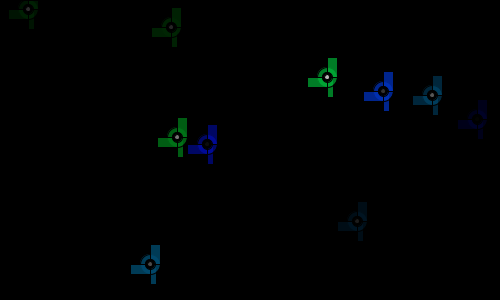
Frame 1 (no input)
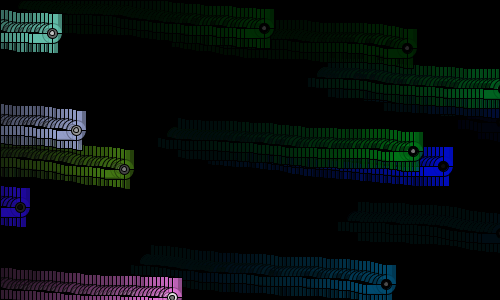
Frame 60 (the mouse pressed at the canvas centre just before this capture)
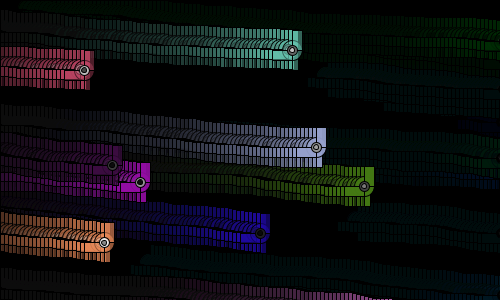
Frame 120 (the mouse held since frame 60 and released just before this capture)

The Processing sketch that drew these frames (run headless with seeded random() and noise(); from frame 60 on, the mouse is pressed at the canvas centre):

// Processing sketch: processing_46346
// ── processing_46346.pde

int num = 10; //número de objectos
Satelite [] mySatelite = new Satelite [num];//iniciar objecto (dar um nome)
 
void setup(){
   
  size(500,300);//tamanho da janela
  background(0);// cor de fundo da janela
  frameRate(20);//número de "frames" por segundo
   
  for(int i=0; i<num; i=i+1){//criar variável
  mySatelite[i] = new Satelite();
  }
}
   
void draw(){//iniciar variável
   
   for(int i=0; i<num; i=i+1){
   mySatelite[i].update();//função de actualização
   mySatelite[i].drawing();//função de desenhar
  }
   
  //defenir o fundo para efeito de arrastamento do objecto
  fill(0,0,0,10);
  rect(0,0,width, height);
}
   
class Satelite{//defenir a "class"
   
  float posX = int(random(width)); //defenir posição horizontal da variável
  float posY = int(random(height)); //defenir posição vertical da variável
  float r = int(random(0));//defenir percentagem de cor "red"
  float g = int(random(200));//defenir percentagem de cor "green"
  float b = int(random(250));//defenir percentagem de cor "blue"
   
void update(){//iniciar variável para actualizar a animação
   if(posX > width){
   posX = -40;
   posY = random(height);
   r = random(255);
   g = random(255);
   b = random(255);
}
    //velocidade (movimento) da animação
    posX = posX + int(random(4,-2));
    posY = posY + int(random(-1,2));
  }
    
 void drawing(){//iniciar variável para desenhar o objecto
    
   smooth();//percentagem de pixelização
   fill(r,g,b,random(100,255));//cor do preenchimento do objecto
   rect (posX,posY,6,20);//geometria do objecto
   ellipse (posX,posY,20,20);
   rect (posX,posY,10,-20);
   rect (posX,posY,-20,10);
   
   
    fill(r);//cor do preenchimento do objecto
    ellipse (posX,posY,10,10);
    
    fill(g);//cor do preenchimento do objecto
    ellipse (posX,posY,5,5);
  
   //"posX" e "posY" são usados para desenhar o objecto
   //numa posição nova em cada frame
    
  }
}//fim da "class"
